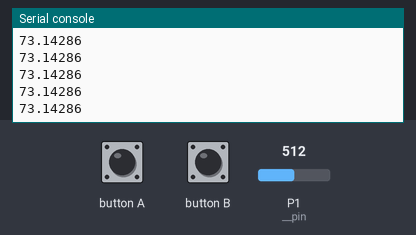
A program run on a simulated BBC micro:bit running MicroPython. Shown: the last lines printed to the serial console. The test bench sets the inputs (shaded band); at power-on: P1 (__pin) = 512 (analog values on the 0–1023 scale).

Above: at 1.2 s.
1.3 s: P1 (__pin) set to 716
At 2.4 s:
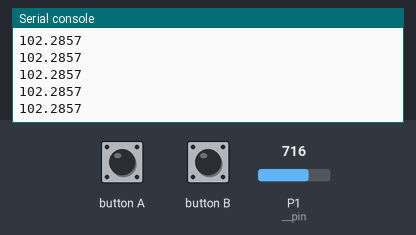
2.8 s: P1 (__pin) set to 900
At 3.4 s:
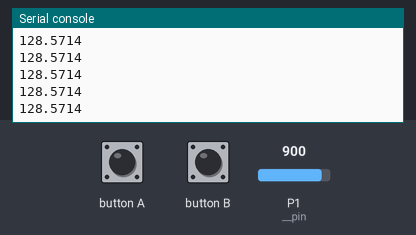
Timing chart, 0 to 4.9 s (numbered marks = the images above; inputs shaded):
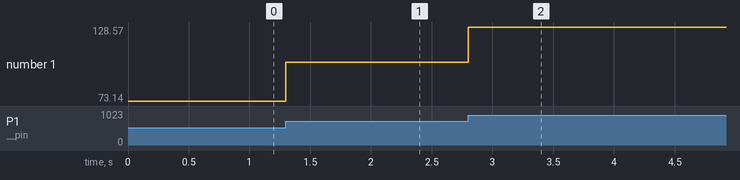

The program:

waterlevel.py
```python
from microbit import *
from enum import *


class WATERLEVEL(object):
    """基本描述

    水位传感器，返回0-100百分比

    Args:
        RJ_pin (pin): 连接端口

    Returns:
        value: 水位百分比
    """
    def __init__(self, RJ_pin):
        if RJ_pin == J1:
            self.__pin = pin1
        elif RJ_pin == J2:
            self.__pin = pin2

    def get_waterlevel(self):
        """基本描述

        读取当前水位

        Returns:
            value: 水位百分比
        """
        __value = self.__pin.read_analog()
        value = ((__value - 0) * (100 - 0)) / (700 - 0) + 0
        return value


if __name__ == "__main__":
    s = WATERLEVEL(J1)
    while True:
        print(s.get_waterlevel())
```

enum.py
```python
from microbit import *

J1 = pin8
J2 = pin12
J3 = pin14
J4 = pin16
```

Measured:
- after the input at 1.3 s, the serial console: prints a new line at once (image 1)
- after the input at 2.8 s, the serial console: prints a new line at once (image 2)
- plotted number 1: 73.14 → 102.29 after the input at 1.3 s, 102.29 → 128.57 after the input at 2.8 s
